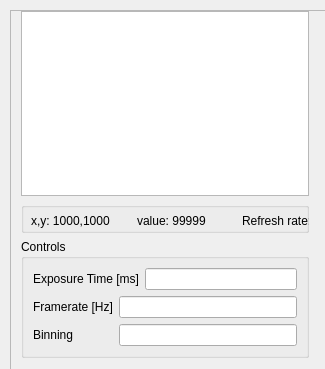
<?xml version="1.0" encoding="UTF-8"?>
<ui version="4.0">
 <class>Form</class>
 <widget class="QWidget" name="Form">
  <property name="enabled">
   <bool>true</bool>
  </property>
  <property name="geometry">
   <rect>
    <x>0</x>
    <y>0</y>
    <width>325</width>
    <height>369</height>
   </rect>
  </property>
  <property name="sizePolicy">
   <sizepolicy hsizetype="Expanding" vsizetype="Expanding">
    <horstretch>0</horstretch>
    <verstretch>0</verstretch>
   </sizepolicy>
  </property>
  <property name="windowTitle">
   <string>Form</string>
  </property>
  <widget class="QFrame" name="frame">
   <property name="enabled">
    <bool>true</bool>
   </property>
   <property name="geometry">
    <rect>
     <x>10</x>
     <y>10</y>
     <width>531</width>
     <height>611</height>
    </rect>
   </property>
   <property name="sizePolicy">
    <sizepolicy hsizetype="Expanding" vsizetype="Expanding">
     <horstretch>0</horstretch>
     <verstretch>0</verstretch>
    </sizepolicy>
   </property>
   <property name="frameShape">
    <enum>QFrame::StyledPanel</enum>
   </property>
   <property name="frameShadow">
    <enum>QFrame::Raised</enum>
   </property>
   <widget class="QWidget" name="">
    <property name="geometry">
     <rect>
      <x>11</x>
      <y>1</y>
      <width>288</width>
      <height>347</height>
     </rect>
    </property>
    <layout class="QVBoxLayout" name="verticalLayout">
     <item>
      <widget class="ImageView" name="imageView"/>
     </item>
     <item>
      <widget class="QGroupBox" name="groupBox_2">
       <property name="sizePolicy">
        <sizepolicy hsizetype="Expanding" vsizetype="Expanding">
         <horstretch>0</horstretch>
         <verstretch>0</verstretch>
        </sizepolicy>
       </property>
       <widget class="QWidget" name="layoutWidget">
        <property name="geometry">
         <rect>
          <x>10</x>
          <y>10</y>
          <width>356</width>
          <height>66</height>
         </rect>
        </property>
        <layout class="QGridLayout" name="gridLayout_2">
         <item row="0" column="0">
          <widget class="QLabel" name="labelFrameShape_6">
           <property name="text">
            <string>x,y: 1000,1000</string>
           </property>
          </widget>
         </item>
         <item row="0" column="1">
          <widget class="QLabel" name="labelFrameShape_7">
           <property name="text">
            <string>value: 99999</string>
           </property>
          </widget>
         </item>
         <item row="0" column="2">
          <widget class="QLabel" name="labelRefreshRate">
           <property name="text">
            <string>Refresh rate: 1000 Hz</string>
           </property>
          </widget>
         </item>
         <item row="1" column="0">
          <widget class="QLabel" name="labelFrameShape_5">
           <property name="text">
            <string>5%: 100000</string>
           </property>
          </widget>
         </item>
         <item row="1" column="1">
          <widget class="QLabel" name="labelFrameShape_4">
           <property name="text">
            <string>95%: 100000</string>
           </property>
          </widget>
         </item>
         <item row="1" column="2">
          <widget class="QLabel" name="labelFrameCounter">
           <property name="text">
            <string>Frame counter: 100000000</string>
           </property>
          </widget>
         </item>
         <item row="2" column="0">
          <widget class="QLabel" name="labelFrameShape_2">
           <property name="text">
            <string>Min: 100000</string>
           </property>
          </widget>
         </item>
         <item row="2" column="1">
          <widget class="QLabel" name="labelFrameShape_3">
           <property name="text">
            <string>Max: 100000</string>
           </property>
          </widget>
         </item>
         <item row="2" column="2">
          <widget class="QLabel" name="labelFrameShape">
           <property name="text">
            <string>Frame size: 1000 x 1000</string>
           </property>
          </widget>
         </item>
        </layout>
       </widget>
      </widget>
     </item>
     <item>
      <widget class="QGroupBox" name="groupBox">
       <property name="sizePolicy">
        <sizepolicy hsizetype="Expanding" vsizetype="Expanding">
         <horstretch>0</horstretch>
         <verstretch>0</verstretch>
        </sizepolicy>
       </property>
       <property name="title">
        <string>Controls</string>
       </property>
       <layout class="QHBoxLayout" name="horizontalLayout">
        <item>
         <layout class="QGridLayout" name="gridLayout">
          <item row="0" column="0" colspan="2">
           <widget class="QLabel" name="labelExposureTimeInMs">
            <property name="text">
             <string>Exposure Time [ms]</string>
            </property>
           </widget>
          </item>
          <item row="0" column="2">
           <widget class="QLineEdit" name="lineEditCurrentExposureTime"/>
          </item>
          <item row="1" column="0">
           <widget class="QLabel" name="labelFramerateInHz">
            <property name="text">
             <string>Framerate [Hz]</string>
            </property>
           </widget>
          </item>
          <item row="1" column="1" colspan="2">
           <widget class="QLineEdit" name="lineEditCurrentFramerate"/>
          </item>
          <item row="2" column="0">
           <widget class="QLabel" name="labelBinning">
            <property name="text">
             <string>Binning</string>
            </property>
           </widget>
          </item>
          <item row="2" column="1" colspan="2">
           <widget class="QLineEdit" name="lineEditCurrentBinning"/>
          </item>
         </layout>
        </item>
       </layout>
      </widget>
     </item>
    </layout>
   </widget>
  </widget>
 </widget>
 <customwidgets>
  <customwidget>
   <class>ImageView</class>
   <extends>QGraphicsView</extends>
   <header>pyqtgraph</header>
  </customwidget>
 </customwidgets>
 <resources/>
 <connections/>
</ui>
